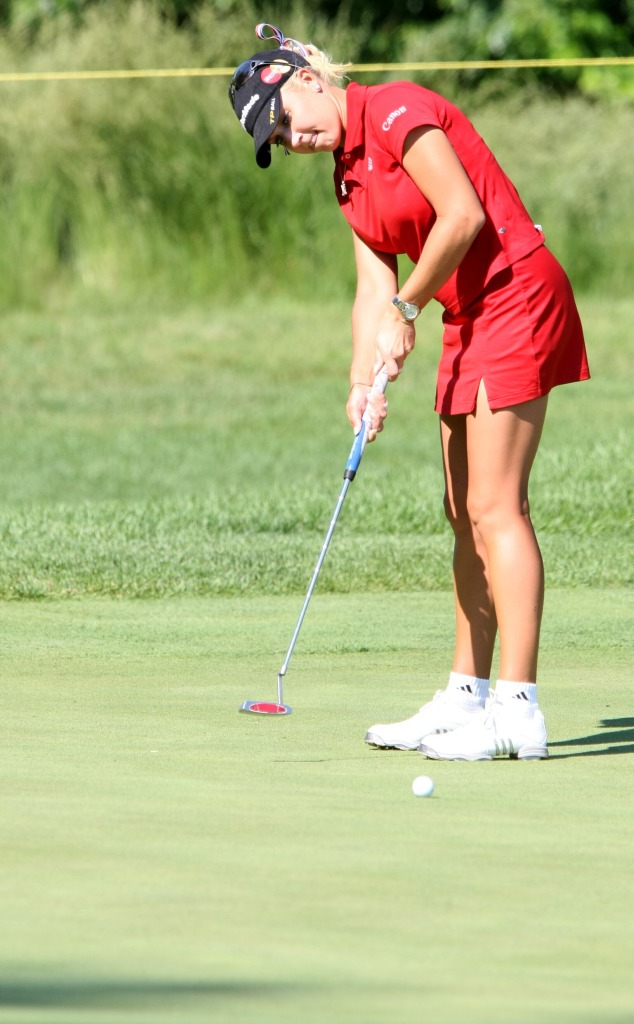
#> input picture Part_2/images/person_3.jpg, 634 x 1024 px
$ python ex3.py   (older library calls are emulated)
#> lines starting #> are read from the running program, lines starting #| are printed output that depends on the picture; after the words box and inside, x2 and y2 are one past the last pixel; in counts of white or black regions, pixels touching at a corner belong together
#!/usr/bin/env python3
# Shebang line" specifies the interpreter.

# imports --------------------
import cv2
import numpy as np

def showMask(window_name, image):
    image_to_show = image.astype(np.uint8)*255
    cv2.imshow(window_name, image_to_show)

# Main function
def main(): # this is our main function
    print("SAVI exercise")

    # relative path
    #image = cv2.imread("images/dog_3.jpg")
    image = cv2.imread("images/person_3.jpg")
#> image is the input picture: shape (1024, 634, 3); mean B, G, R 126.3, 179.2, 176.1
    height, width, channels = image.shape
#> height = 1024; width = 634; channels = 3
    image = cv2.resize(image, (round(width/2), round(height/2) ))
#> image: shape (512, 317, 3)
    cv2.imshow('Original', image)
    H,W,NC = image.shape
#> H = 512; W = 317; NC = 3

    # --------------------------------
    # Segment green color to isolate the grass
    # --------------------------------

    # conversion to hsv color model
    hsv_image = cv2.cvtColor(image, cv2.COLOR_BGR2HSV)
#> hsv_image: shape (512, 317, 3); mean H, S, V 44.5, 94.2, 192.9

    # split of the color channels
    h, s, v = cv2.split(hsv_image)
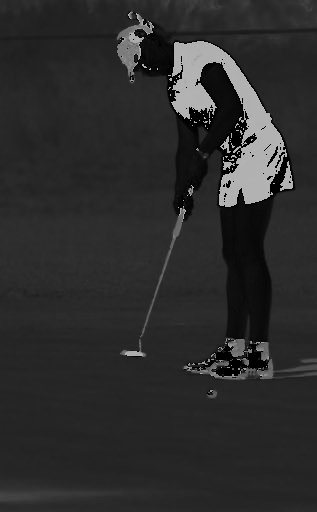
#> h: shape (512, 317); min 0, max 179, mean 44.5
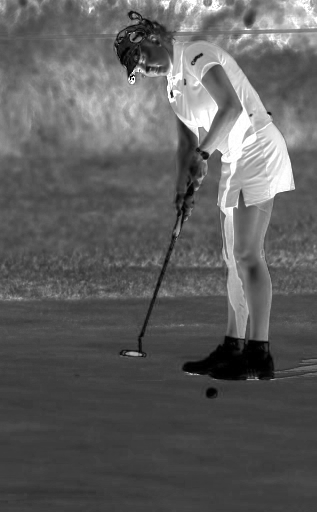
#> s: shape (512, 317); min 0, max 255, mean 94.2
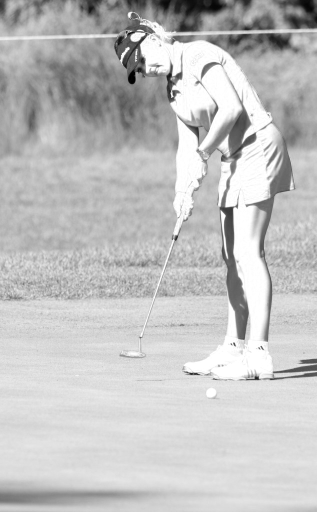
#> v: shape (512, 317); min 0, max 255, mean 192.9
    cv2.imshow('H', h)
    cv2.imshow('S', s)
    cv2.imshow('V', v)

    # get masks by imposing limits on the channels
    mask_h = np.logical_and( h >30, h <50) # assumming green color has hue 60
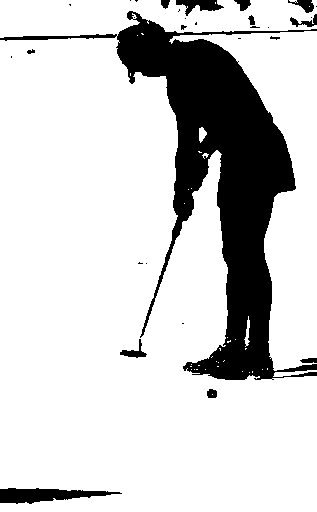
#> mask_h: shape (512, 317) bool; 81.6% white; 30 black regions (17 under 20 px), largest, box (x1, y1, x2, y2) and area: (0, 11, 317, 380) 27304, (0, 488, 122, 504) 1150, (176, 0, 224, 16) 383
    showMask('mask_h', mask_h)

    mask_s = np.logical_and( s >60, s <255)
#> mask_s: shape (512, 317) bool; 89.8% white; 477 black regions (420 under 20 px), largest, box (x1, y1, x2, y2) and area: (179, 335, 317, 382) 3081, (0, 477, 116, 507) 1703, (114, 11, 171, 84) 1581
    showMask('mask_s', mask_s)

    mask_v = np.logical_and( v >60, v <255)
#> mask_v: shape (512, 317) bool; 95.3% white; 409 black regions (359 under 20 px), largest, box (x1, y1, x2, y2) and area: (185, 336, 271, 377) 1309, (153, 0, 226, 17) 749, (235, 205, 255, 266) 447
    showMask('mask_v', mask_v)

    # Putting the mask alltoghether
    mask = np.logical_and(mask_h, mask_s)
#> mask: shape (512, 317) bool; 76.4% white; 363 black regions (315 under 20 px), largest, box (x1, y1, x2, y2) and area: (0, 11, 317, 382) 28398, (0, 477, 152, 507) 2146, (86, 465, 213, 489) 932
    mask = np.logical_and(mask, mask_v)
#> mask: shape (512, 317) bool; 75.9% white; 358 black regions (308 under 20 px), largest, box (x1, y1, x2, y2) and area: (0, 11, 317, 382) 28486, (0, 477, 152, 507) 2146, (86, 465, 213, 489) 932

    showMask('mask', mask)

    # Post processing using morphological operations
    kernel = np.ones((5, 5), np.uint8)
    mask_uint8 = mask.astype(np.uint8)*255
    mask_dilated_uint8 = cv2.dilate(mask_uint8, kernel, iterations=2)
#> mask_dilated_uint8: shape (512, 317); 87.2% white; 10 black regions (6 under 20 px), largest, box (x1, y1, x2, y2) and area: (121, 23, 291, 377) 20006, (0, 490, 95, 500) 478, (178, 0, 216, 10) 239, (300, 0, 311, 9) 29
    mask_dilated = (mask_dilated_uint8.astype(float)/255).astype(np.bool)

    #cv2.imshow("mask_dilated", mask_dilated_uint8)
    showMask('dilated mask', mask_dilated)

    # to get the mask of thedog we negate the mask of the grass,
    # assuming the image contains only dog and grass
    mask_dog = np.logical_not(mask_dilated)
    mask_dog = mask_dog.astype(np.uint8)*255 # convert numpy image to opencv format [0,1]
    cv2.imshow('dog mask', mask_dog)


    # Separate the mask into several components and find the largest one
    numLabels, labels, stats, centroids = cv2.connectedComponentsWithStats(mask_dog)
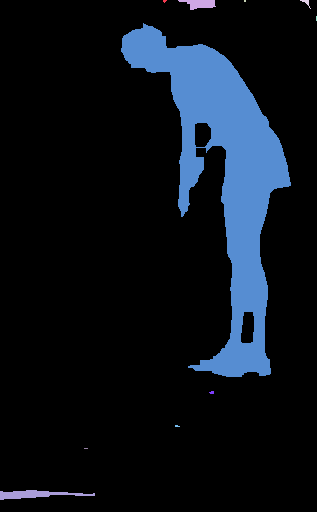
#> labels: shape (512, 317) int32; 11 distinct labels, from 0 to 10; one colour per label, 0 black
#> numLabels = 11; stats = [[0, 0, 317, 512, 141511], [163, 0, 4, 3, 8], [178, 0, 38, 10, 239], [244, 0, 2, 2, 4], [300, 0, 11, 9, 29], [316, 16, 1, 5, 5], [121, 23, 170, 354, 20006], [209, 391, 5, 3, 12], [175, 425, 5, 2, 8], [84, 448, 4, 1, 4], [0, 490, 95, 10, 478]]; centroids = [[149.1, 266.7], [164.2, 0.625], [199.4, 3.39], [244.5, 0.5], [305.8, 2], [316, 18], [223.3, 174], [211.4, 392.1], [176.6, 425.6], [85.5, 448], [34.96, 494]]
    print('numLabels = ', str(numLabels))
#| numLabels =  11

    # How to get the area of one component.
    idx_component = 2
    area_2 = stats[idx_component, cv2.CC_STAT_AREA]
#> area_2 = 239
    print('area of component 2 = ', str(area_2))
#| area of component 2 =  239

    # Lets get the largest component by area.
    largest_area = 0
    largest_area_idx = None

    # Start searching from 1 onward because 0 is the background
    for idx_component in range(1, numLabels): # iterate all components
        area_component = stats[idx_component, cv2.CC_STAT_AREA]

        if area_component > largest_area: # found a larger one
            largest_area = area_component
            largest_area_idx = idx_component
#> this loop made 10 passes
#> (area_component, largest_area) on passes 2, 6: (239, 239), (20006, 20006)
#> area_component on passes 4, 10: 29, 478
#> after the loop, largest_area = 20006; largest_area_idx = 6


    print('largest_area_idx = ' , str(largest_area_idx), ' with area = ' , str(largest_area))
#| largest_area_idx =  6  with area =  20006

    # Get a mask of the largest component
    largest_mask = (labels == largest_area_idx).astype(np.uint8)*255
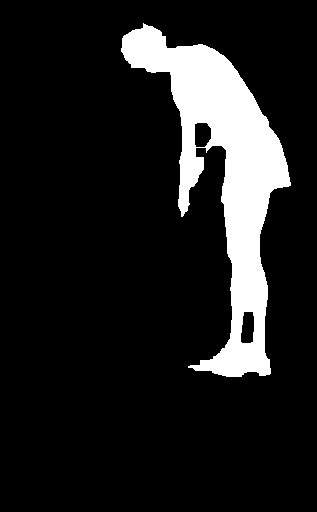
#> largest_mask: shape (512, 317); 12.3% white; 1 white region, box (x1, y1, x2, y2) and area: (121, 23, 291, 377) 20006

    cv2.imshow('largest_mask', largest_mask)

    # Get the bounding box of the largest object
    pts = cv2.findNonZero(largest_mask) # gest the row, col coords of all white pixels
#> pts = contour of 20006 points, box (x1, y1, x2, y2) (121, 23, 291, 377), area 11548
    x, y, width, height = cv2.boundingRect(pts)
#> x = 121; y = 23; width = 170; height = 354
    print('pts:' , str(pts))
#> (printed output is left out)
    print('x ' , str(x), 'y ' , str(y), 'w ', str(width) , 'h ', str(height))
#| x  121 y  23 w  170 h  354

    # Draw the found bounding box on the orignial image
    image_annototed = image.copy()
    cv2.rectangle(image_annototed, (x, y), (x+width, y+height), (255, 0, 0), 2)
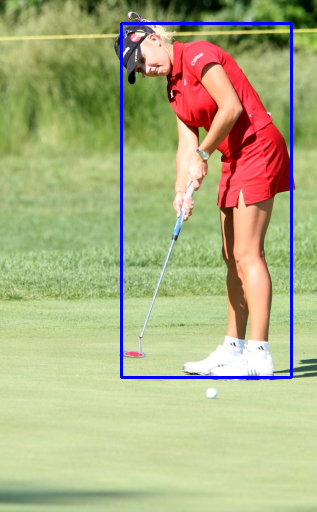
#> image_annototed: shape (512, 317, 3); mean B, G, R 129.1, 176, 173.2

    cv2.imshow('Image Annotated', image_annototed)

    cv2.waitKey(0)


if __name__ == "__main__":
    main()

$ run again, with Part_2/images/person_1.jpg copied over Part_2/images/person_3.jpg
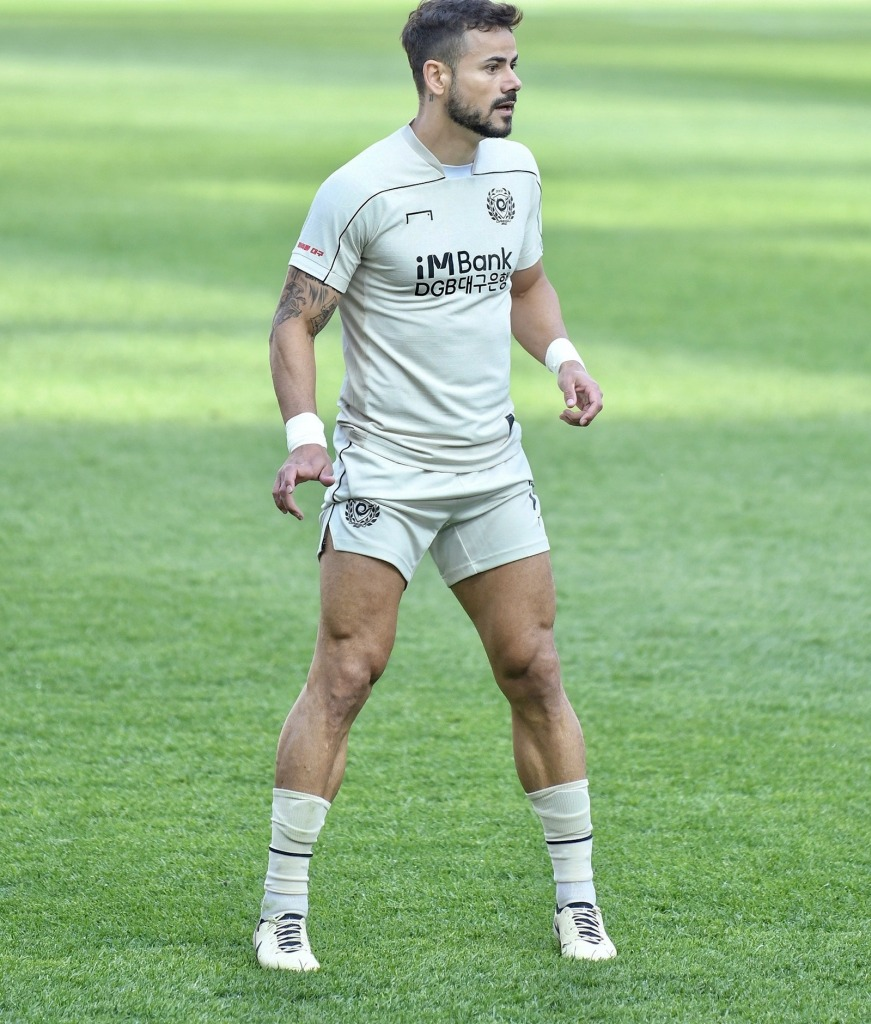
#> input picture Part_2/images/person_1.jpg, 871 x 1024 px
#> in main, image is the input picture: shape (1024, 871, 3); mean B, G, R 134.5, 184.2, 148.8
#> image: shape (512, 436, 3)
#> hsv_image: shape (512, 436, 3); mean H, S, V 54.7, 75.5, 185.8
#> mask_h: shape (512, 436) bool; 24% white; 720 white regions (573 under 20 px), largest, box (x1, y1, x2, y2) and area: (0, 0, 215, 107) 14596, (262, 67, 436, 141) 6863, (0, 166, 143, 214) 5961
#> mask_s: shape (512, 436) bool; 78.4% white; 313 black regions (266 under 20 px), largest, box (x1, y1, x2, y2) and area: (0, 0, 436, 481) 41752, (126, 425, 160, 486) 1380, (135, 392, 166, 427) 817
#> mask_v: shape (512, 436) bool; 99.5% white; black in thin lines or dots, all inside (x1, y1, x2, y2) = (130, 5, 306, 499)
#> image_to_show: shape (512, 436); 23.4% white; 675 white regions (528 under 20 px), largest, box (x1, y1, x2, y2) and area: (0, 34, 209, 107) 10833, (262, 67, 436, 141) 6861, (0, 166, 141, 214) 5915
#> mask_dilated_uint8: shape (512, 436); 52.7% white; 68 black regions (34 under 20 px), largest, box (x1, y1, x2, y2) and area: (0, 0, 436, 481) 93782, (0, 477, 359, 512) 5829, (0, 14, 203, 41) 2777
#> in main, `numLabels, labels, stats, centroids = cv2.connectedComponentsWithStats..`:
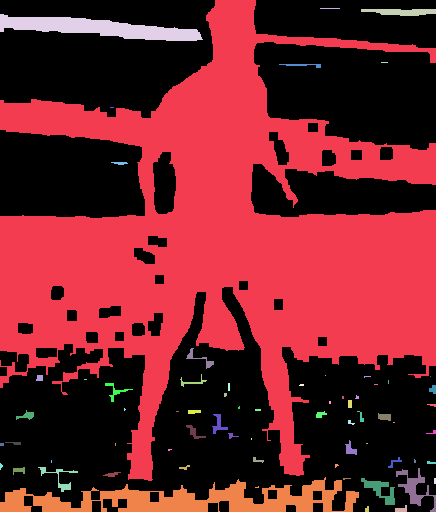
#> labels: shape (512, 436) int32; 69 distinct labels, from 0 to 68; one colour per label, 0 black
#> numLabels = 69; stats = 69 rows, first 6: [0, 0, 436, 512, 117601], [0, 0, 436, 481, 93782], [320, 8, 20, 1, 20], [361, 9, 75, 7, 394], [0, 14, 203, 27, 2777], [381, 62, 7, 1, 7]; centroids = 69 pairs, first value 0.615 to 434.5, second value 8 to 509.1
#| numLabels =  69
#> area_2 = 20
#| area of component 2 =  20
#> the loop in main, `for idx_component in range(1, numLabels):` made 68 passes
#> (area_component, largest_area) on pass 1: (93782, 93782)
#> after the loop in main, `for idx_component in range(1, numLabels):`: largest_area = 93782; largest_area_idx = 1
#| largest_area_idx =  1  with area =  93782
#> largest_mask: shape (512, 436); 42% white; 1 white region, box (x1, y1, x2, y2) and area: (0, 0, 436, 481) 93782
#> pts = contour of 93782 points, box (x1, y1, x2, y2) (0, 0, 436, 481), area 19062
#> in main, `x, y, width, height = cv2.boundingRect(pts)`: x = 0; width = 436; height = 481
#> (printed output is left out)
#| x  0 y  0 w  436 h  481
#> in main, `cv2.rectangle(image_annototed, (x, y), (x+width, y+height), (255, 0, 0..`:
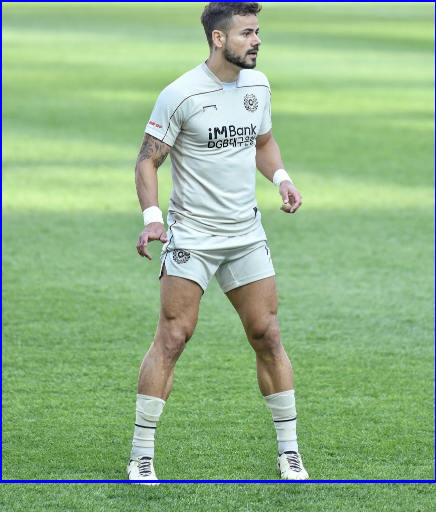
#> image_annototed: shape (512, 436, 3); mean B, G, R 136.6, 181.1, 146.4

$ run again, with Part_2/images/person_2.jpg copied over Part_2/images/person_3.jpg
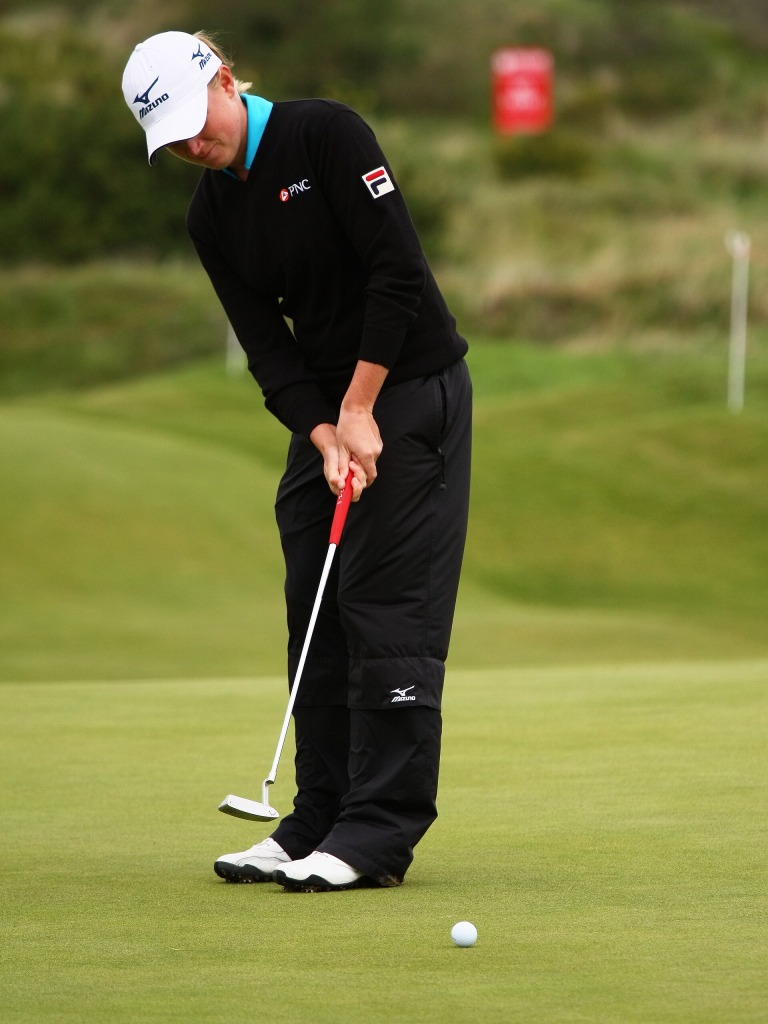
#> input picture Part_2/images/person_2.jpg, 768 x 1024 px
#> in main, image is the input picture: shape (1024, 768, 3); mean B, G, R 60.6, 118.8, 117.8
#> image: shape (512, 384, 3)
#> hsv_image: shape (512, 384, 3); mean H, S, V 35.6, 121.3, 121.9
#> mask_h: shape (512, 384) bool; 61% white; 297 black regions (237 under 20 px), largest, box (x1, y1, x2, y2) and area: (0, 0, 384, 448) 64043, (228, 308, 384, 341) 2853, (20, 252, 112, 288) 1220
#> mask_s: shape (512, 384) bool; 86.4% white; 181 black regions (165 under 20 px), largest, box (x1, y1, x2, y2) and area: (108, 49, 236, 444) 22926, (61, 15, 111, 83) 2091, (94, 85, 121, 126) 386
#> mask_v: shape (512, 384) bool; 79.4% white; 83 black regions (78 under 20 px), largest, box (x1, y1, x2, y2) and area: (0, 0, 236, 446) 40026, (258, 79, 277, 86) 77, (73, 19, 96, 28) 73, (187, 48, 200, 56) 59, (95, 47, 101, 54) 24
#> image_to_show: shape (512, 384); 56.6% white; 283 black regions (229 under 20 px), largest, box (x1, y1, x2, y2) and area: (0, 0, 384, 448) 74803, (228, 308, 384, 341) 2853, (20, 252, 112, 288) 1220
#> mask_dilated_uint8: shape (512, 384); 71.3% white; 17 black regions (5 under 20 px), largest, box (x1, y1, x2, y2) and area: (0, 0, 384, 443) 48855, (195, 0, 384, 87) 5749, (249, 314, 347, 333) 565
#> in main, `numLabels, labels, stats, centroids = cv2.connectedComponentsWithStats..`:
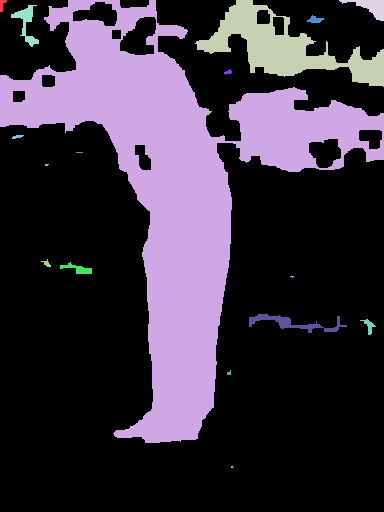
#> labels: shape (512, 384) int32; 18 distinct labels, from 0 to 17; one colour per label, 0 black
#> numLabels = 18; stats = 18 rows, first 6: [0, 0, 384, 512, 140157], [0, 0, 7, 12, 47], [0, 0, 384, 443, 48855], [195, 0, 189, 87, 5749], [339, 0, 45, 21, 397], [11, 5, 28, 42, 375]; centroids = 18 rows, first 8: [192.8, 290], [1.79, 4.43], [175.8, 184.6], [284.1, 46.97], [370.5, 6.58], [26.06, 22.88], [314.7, 19.35], [227.8, 71.77]
#| numLabels =  18
#> area_2 = 48855
#| area of component 2 =  48855
#> the loop in main, `for idx_component in range(1, numLabels):` made 17 passes
#> (area_component, largest_area) on passes 1 to 2: (47, 47), (48855, 48855)
#> after the loop in main, `for idx_component in range(1, numLabels):`: largest_area_idx = 2
#| largest_area_idx =  2  with area =  48855
#> largest_mask: shape (512, 384); 24.8% white; 1 white region, box (x1, y1, x2, y2) and area: (0, 0, 384, 443) 48855
#> pts = contour of 48855 points, box (x1, y1, x2, y2) (0, 0, 384, 443), area 26416
#> in main, `x, y, width, height = cv2.boundingRect(pts)`: x = 0; width = 384; height = 443
#> (printed output is left out)
#| x  0 y  0 w  384 h  443
#> in main, `cv2.rectangle(image_annototed, (x, y), (x+width, y+height), (255, 0, 0..`:
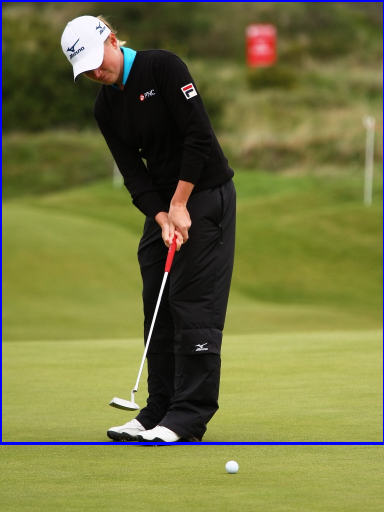
#> image_annototed: shape (512, 384, 3); mean B, G, R 64, 117, 116
